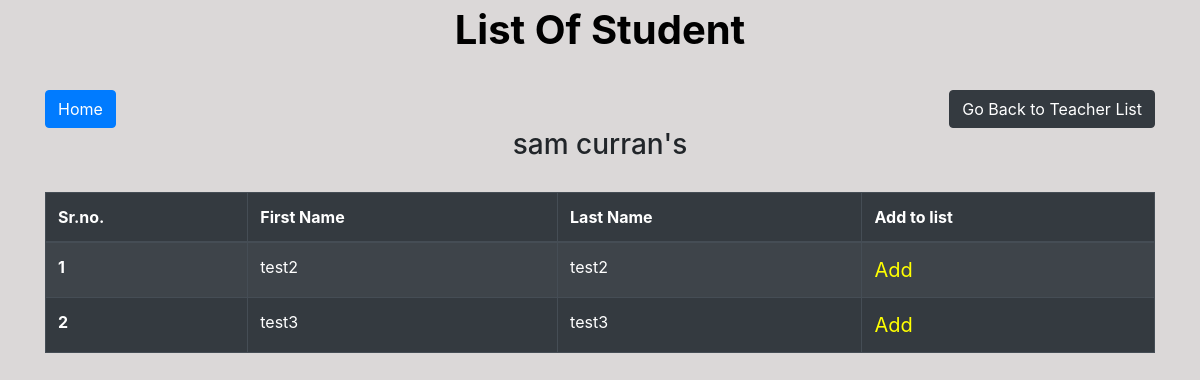
Screenshot of /unassigned_students/17 with the database file from the repository.
### app/models.py (models this page shows, shortened)
class Teacher(models.Model):
    first_name = models.CharField(max_length=50)
    last_name = models.CharField(max_length=50)
    def __str__(self):
        return self.first_name + " " + self.last_name

class Student(models.Model):
    first_name = models.CharField(max_length=50)
    last_name = models.CharField(max_length=50)

### app/views.py (the view)
def unassigned_students(request, pk):
    teacher = Teacher.objects.get(pk=pk)
    ids = teacher.teacher.values_list("student_id", flat=True)
    students = Student.objects.filter(~Q(id__in=ids))
    context = {"teacher": teacher, "students": students}
    return render(request, "app/select_unsigned_student.html", context)

### app/templates/app/select_unsigned_student.html (shortened to what this page needs)
{% extends 'app/base.html' %}
{% block content %}
<legend align="center" class="text"><b> List Of Student </b></legend>
<section class='text-left container'>
  <button href="" class="btn btn-primary" type="submit">
    <a href="{% url 'home' %}" style="color:white;" > Home</a>
  </button>
  <button
    class="btn btn-dark"
    style="float:right"
    onclick="location.href='{% url 'teacher_list' %}'"
  >Go Back to Teacher List</button>
</section>
<h3 style="text-align: center;">{{teacher}}</h3>
<div class="container">
  <table class="table table-striped table-bordered table-hover table-dark">
      <thead>
          <tr>
              <th scope="col">Sr.no.</th>
              <th scope="col">First Name</th>
              <th scope="col">Last Name</th>
              <th scope="col">Add to list</th>
          </tr>
      </thead>
      <tbody>
      {% for student in students %}
          <tr>
              <th scope="row">{{forloop.counter}}</th>
              <td>{{ student.first_name}}</td>
              <td>{{ student.last_name}}</td>
              <td><a
                href="{% url 'add_student' teacher=teacher.id student=student.id  %}"
                style = "color:yellow;font-size:20px;"
              >Add</a></td>
        {% endfor %}
      </tbody>
  </table>
</div>
{% endblock content %}

### app/templates/app/base.html (style rules this page uses)
body { background-color: #dbd8d8; }
.text { color: black; font-size: 30px; }

### app/templates/app/select_unsigned_student.html (style rules this page uses)
.container { margin-top:30px; }
.text { font-size:40px; }

### rows the page displays
Teacher: first_name+last_name "sam curran's"
Student: first_name "test2", last_name "test2"
Student: first_name "test3", last_name "test3"
